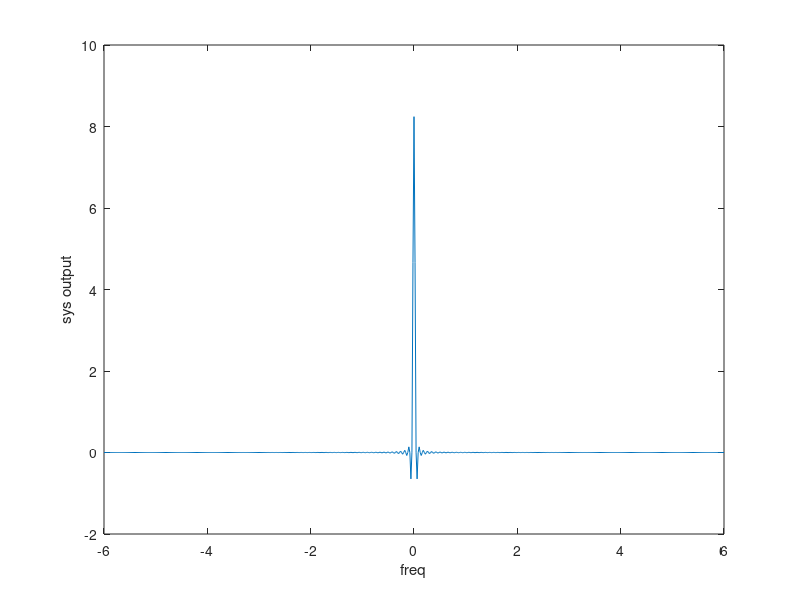

This chart was generated by the following MATLAB code:
% MATLAB script for Illustrative HW1.1
clear; clc; close all;

fs=50;                      % sampling frequency
ts=1/fs;                    % sampling interval
t=-6:ts:6;                  % time vector

x = (1).*(t/6<1/2).*(t/6>-1/2) + (1/2).*(t/6==1/2) + (1/2).*(t/6==-1/2);
%figure(1); plot(t,x),xlabel('time'),ylabel('x(t)')


X = fftshift(fft(x))/fs;
h = (exp(-10*t) + exp(-t.^2/2)).*(t<=4).*(t>=0);
H = fftshift(fft(h))/fs;

X_H = X.*H;
f = linspace(-fs/2,fs/2,length(x));

figure(5); plot(t,X_H),xlabel('freq'),ylabel('sys output')